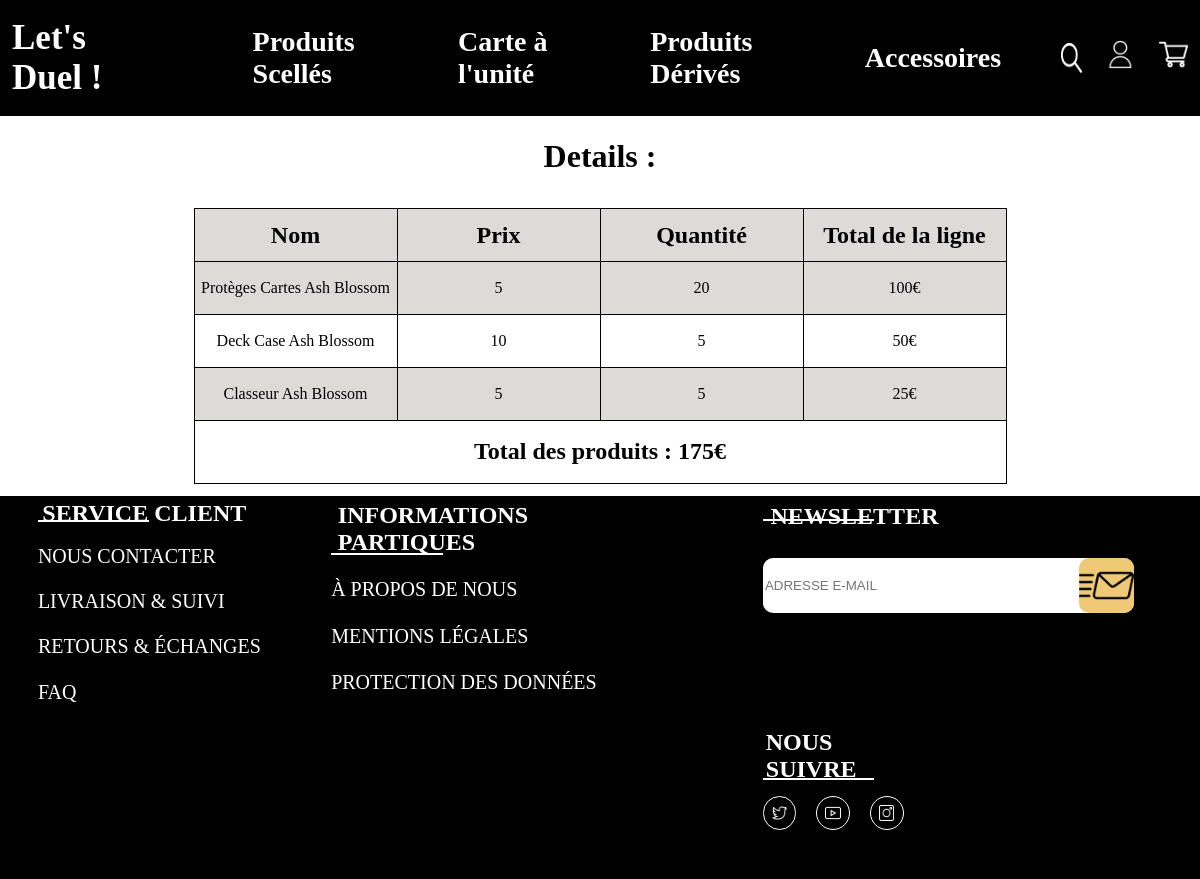
/index.php?page=order&action=detail&order_id=18 (signed in), run on the app's committed database.
### tables this page shows
CREATE TABLE IF NOT EXISTS `order_details` (
  `id` int(11) NOT NULL AUTO_INCREMENT,
  `order_id` int(11) NOT NULL,
  `name` varchar(255) NOT NULL,
  `price` float NOT NULL,
  `quantity` int(11) NOT NULL,
  PRIMARY KEY (`id`),
  KEY `order_products_order_id_link` (`order_id`)
);

### index.php (called while the page is built, shortened)
<?php
if(isset($_GET['page'])){
    switch ($_GET['page']){
        case'order' :
            require 'controllers/orderController.php';
            break;
    }
}
else{
    require 'controllers/indexController.php';
}
require ('views/layout.php');

### models/Orders.php (called while the page is built, shortened)
<?php
function getDetails($order_id)
{
    $db = dbConnect();
    $query = $db->prepare('SELECT * FROM order_details WHERE order_id = ?');
    $result = $query->execute([
        $order_id
    ]);
    $details = $query->fetchAll();
    return $details;
}

### controllers/orderController.php (called while the page is built, shortened)
<?php
require 'models/Orders.php';
if (isset($_GET['action'])){
    switch ($_GET['action']){
        case 'detail':
            $orders = getDetails($_GET['order_id']);
            break;
    }
}
else{
    header('Location:index.php');
    exit();
}

### views/orderDetails.php (the view, shortened to what this page needs)
<div class="ordersContainer">
    <table>
        <h1>Details : </h1>
        <thead>
        <tr>
            <td><h2>Nom</h2></td>
            <td><h2>Prix</h2></td>
            <td><h2>Quantité</h2></td>
            <td><h2>Total de la ligne</h2></td>
        </tr>
        </thead>
        <?php $total = 0;?>
        <?php foreach ($orders as $order): ?>
            <tr>
                <td><p><?= $order['name'] ;?></p></td>
                <td><p><?= $order['price'] ;?></p></td>
                <td><p><?= $order['quantity'] ;?></p></td>
                <td><p><?= $rowTotal = $order['quantity'] * $order['price'] ;?>€</p></td>
                <?php $total += $rowTotal;?>
            </tr>
        <?php endforeach; ?>
        <tr>
            <td colspan="4"><h2>Total des produits : <?= $total ;?>€</h2></td>
        </tr>
    </table>
</div>

### assets/css/header.css (style rules this page uses)
body { margin: 0; font-family: Oxygen; }

### assets/css/orderDetails.css (style rules this page uses)
.ordersContainer { display: flex; justify-content: center; align-items: center; flex-direction: column; }
table tr:nth-child(odd) { background-color: #dcdbd8; }
table { border-collapse: collapse; margin: 1%; }
table td { width: 200px; border: 1px solid black; height: 50px; }
table td a, table td p, table td h2 { display: flex; align-items: center; justify-content: center; text-align: center; }
h2 { margin: 2%; }

### data on the page
order_details: name "Protèges Cartes Ash Blossom", price "5", quantity "20", $rowTotal = $order['quantity'] * $order['price'] "100"
order_details: name "Deck Case Ash Blossom", price "10", quantity "5", $rowTotal = $order['quantity'] * $order['price'] "50"
order_details: name "Classeur Ash Blossom", price "5", quantity "5", $rowTotal = $order['quantity'] * $order['price'] "25"

### other printed values
$total "175"
